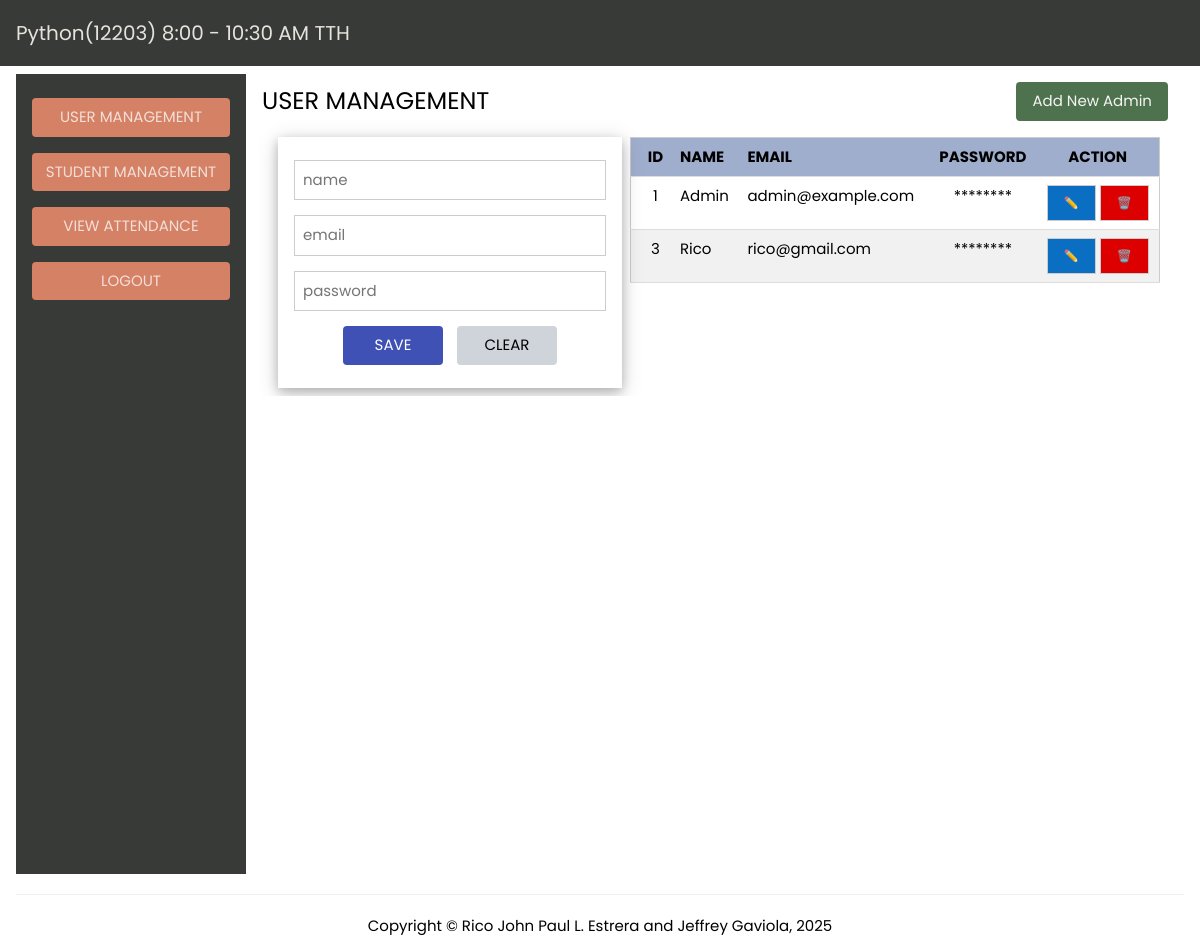
Before: /admin/users (signed in) with the older database file.
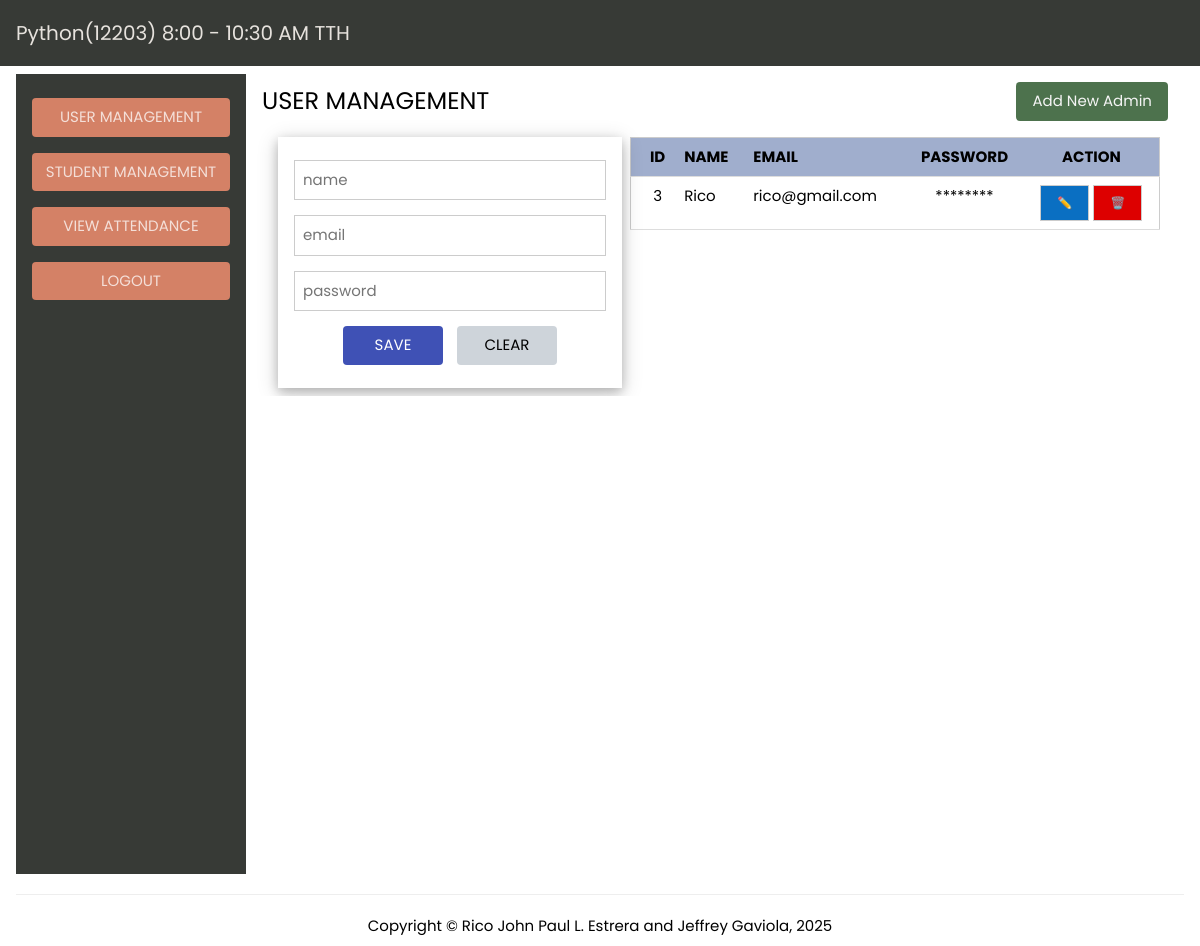
After: the same page with the newer database file.
### tables this page shows
CREATE TABLE users (
                id INTEGER PRIMARY KEY AUTOINCREMENT,
                name TEXT NOT NULL,
                email TEXT UNIQUE NOT NULL,
                password TEXT NOT NULL,
                created_at TIMESTAMP DEFAULT CURRENT_TIMESTAMP
            );

### app.py (the view)
    def decorated_function(*args, **kwargs):
        if 'admin_logged_in' not in session:
            flash('Please login first', 'danger')
            return redirect(url_for('admin_login'))
        return f(*args, **kwargs)

### app.py (called while the page is built)
def login_required(f):
    def decorated_function(*args, **kwargs):
        if 'admin_logged_in' not in session:
            flash('Please login first', 'danger')
            return redirect(url_for('admin_login'))
        return f(*args, **kwargs)
    decorated_function.__name__ = f.__name__
    return decorated_function

@app.route('/admin/users')
@login_required
def user_management():
    users = get_all_users()
    return render_template('user_management.html', users=users)

### db/dbhelper.py (called while the page is built)
def get_db():
    db = sqlite3.connect(DATABASE)
    db.row_factory = sqlite3.Row
    return db

def get_all_users():
    db = get_db()
    users = db.execute('SELECT id, name, email, created_at FROM users ORDER BY id ASC').fetchall()
    db.close()
    return users

### templates/user_management.html (shortened to what this page needs)
{% extends 'base.html' %}
{% block content%}
<div class="w3-row">
    <div class="w3-col sidebar" style="width: 230px; background-color: #373a36; min-height: 100vh;">
        <div class="w3-container w3-padding">
            <a href="{{ url_for('user_management') }}" class="w3-button w3-block w3-margin-top w3-round" style="background-color: #d48166; color: rgba(255, 255, 255, 0.747); white-space: nowrap; padding-left: 8px; padding-right: 8px;">USER MANAGEMENT</a>
            <a href="{{ url_for('student_management') }}" class="w3-button w3-block w3-margin-top w3-round" style="background-color: #d48166; color: rgba(255, 255, 255, 0.747); white-space: nowrap; padding-left: 8px; padding-right: 8px;">STUDENT MANAGEMENT</a>
            <a href="{{ url_for('view_attendance') }}" class="w3-button w3-block w3-margin-top w3-round" style="background-color: #d48166; color: rgba(255, 255, 255, 0.747); white-space: nowrap; padding-left: 8px; padding-right: 8px;">VIEW ATTENDANCE</a>
            <a href="{{ url_for('logout') }}" class="w3-button w3-block w3-margin-top w3-round" style="background-color: #d48166; color: rgba(255, 255, 255, 0.747); white-space: nowrap; padding-left: 8px; padding-right: 8px;">LOGOUT</a>
        </div>
    </div>
    <div class="w3-rest main-content">
        <div class="w3-container w3-padding">
            <div class="w3-row w3-margin-bottom">
                <div class="w3-col m12" style="display: flex; align-items: center; justify-content: space-between; flex-wrap: wrap; gap: 10px;">
                    <h3 style="margin: 0;">USER MANAGEMENT</h3>
                    <button class="w3-button w3-round" style="background-color: #4d724d; color: #f5f5f5" onclick="openAddAdminModal()">Add New Admin</button>
                </div>
            </div>
            <div class="w3-row-padding">
                <div class="w3-col" style="width: 360px;">
                    <div class="w3-card-4 w3-padding">
                        <form method="POST" action="{{ url_for('save_user') }}" id="userForm">
                            <p>
                                <input type="text" name="name" id="name" class="w3-input w3-border" placeholder="name" required>
                            </p>
                            <p>
                                <input type="email" name="email" id="email" class="w3-input w3-border" placeholder="email" required>
                            </p>
                            <p>
                                <input type="password" name="password" id="password" class="w3-input w3-border" placeholder="password" required>
                            </p>
                            <p class="w3-center">
                                <button type="submit" class="w3-button w3-indigo w3-round" style="min-width: 100px;">SAVE</button>
                                <button type="button" class="w3-button w3-round" style="min-width: 100px; margin-left: 10px; background-color: #ced4da;" onclick="clearForm()">CLEAR</button>
                            </p>
                        </form>
                    </div>
                </div>
                <div class="w3-rest" style="margin-left: 20px; overflow-x: auto;">
                    <table class="w3-table-all w3-hoverable" style="min-width: 500px;">
                        <thead>
                            <tr style="background-color: #a0aecd; color: #000000;">
                                <th style="text-align: center;">ID</th>
                                <th>NAME</th>
                                <th>EMAIL</th>
                                <th style="text-align: center;">PASSWORD</th>
                                <th style="text-align: center;">ACTION</th>
                            </tr>
                        </thead>
                        <tbody>
                            {% for user in users %}
                            <tr>
                                <td style="text-align: center;">{{ user['id'] }}</td>
                                <td>{{ user['name'] }}</td>
                                <td>{{ user['email'] }}</td>
                                <td style="text-align: center;">********</td>
                                <td style="text-align: center;">
                                    <button class="w3-button w3-small w3-info w3-border edit-user-btn" data-id="{{ user['id'] }}" data-email="{{ user['email'] }}" data-name="{{ user['name'] }}" style="font-size: 18px;">
                                            ✏️
                                    </button>
                                    <form method="POST" action="{{ url_for('delete_user_route', user_id=user['id']) }}" style="display: inline;" onsubmit="return confirm('Are you sure you want to delete this admin?');">
                                        <button type="submit" class="w3-button w3-small w3-danger w3-border">
                                            🗑️
                                        </button>
                                    </form>
                                </td>
                            </tr>
                            {% endfor %}
                        </tbody>
                    </table>
                </div>
            </div>
        </div>
    </div>
</div>
{% endblock %}

### templates/base.html (shortened to what this page needs)
<!DOCTYPE html>
<html>
<head>
    <link rel="stylesheet" href="{{ url_for('static', filename='css/w3.css') }}">
</head>
<body>
        <div class="w3-bar w3-container w3-padding" style="position: sticky;top: 0; background-color: #373a36;">
            <h4 class="w3-left" style="color: #e6e2dd;">Python(12203) 8:00 - 10:30 AM TTH</h4>
        </div>
        <div class="w3-container w3-padding">
            {% block content%}
            {% endblock %}
            <center>
                <hr/>
                Copyright &copy; Rico John Paul L. Estrera and Jeffrey Gaviola, 2025
            </center>
        </div>
</body>
</html>

### static/css/w3.css (style rules this page uses)
*,*:before,*:after { box-sizing:inherit }
html { -ms-text-size-adjust:100%;-webkit-text-size-adjust:100% }
body { margin:0 }
a { background-color:transparent }
hr { box-sizing:content-box;height:0;overflow:visible }
button,input,select,textarea,optgroup { font:inherit;margin:0 }
button,input { overflow:visible }
button,select { text-transform:none }
button,[type=button],[type=reset],[type=submit] { -webkit-appearance:button }
html,body { font-family:Verdana,sans-serif;font-size:15px;line-height:1.5 }
html { overflow-x:hidden }
h3 { font-size:24px }
h4 { font-size:20px }
h1,h2,h3,h4,h5,h6 { font-family:"Segoe UI",Arial,sans-serif;font-weight:400;margin:10px 0 }
hr { border:0;border-top:1px solid #eee;margin:20px 0 }
a { color:inherit }
.w3-table,.w3-table-all { border-collapse:collapse;border-spacing:0;width:100%;display:table }
.w3-table-all { border:1px solid #ccc }
.w3-bordered tr,.w3-table-all tr { border-bottom:1px solid #ddd }
.w3-table-all tr:nth-child(odd) { background-color:#fff }
.w3-table td,.w3-table th,.w3-table-all td,.w3-table-all th { padding:8px 8px;display:table-cell;text-align:left;vertical-align:top }
.w3-table th:first-child,.w3-table td:first-child,.w3-table-all th:first-child,.w3-table-all td:first-child { padding-left:16px }
.w3-btn,.w3-button { border:none;display:inline-block;padding:8px 16px;vertical-align:middle;overflow:hidden;text-decoration:none;color:inherit;background-color:inherit;text-align:center;cursor:pointer;white-space:nowrap }
.w3-btn,.w3-button { -webkit-touch-callout:none;-webkit-user-select:none;-khtml-user-select:none;-moz-user-select:none;-ms-user-select:none;user-select:none }
.w3-input { padding:8px;display:block;border:none;border-bottom:1px solid #ccc;width:100% }
.w3-bar { width:100%;overflow:hidden }
.w3-block { display:block;width:100% }
.w3-container:after,.w3-container:before,.w3-panel:after,.w3-panel:before,.w3-row:after,.w3-row:before,.w3-row-padding:after,.w3-row-padding:before, .w3-cell-row:before,.w3-cell-row:after,.w3-clear:after,.w3-clear:before,.w3-bar:before,.w3-bar:after { content:"";display:table;clear:both }
.w3-col,.w3-half,.w3-third,.w3-twothird,.w3-threequarter,.w3-quarter { float:left;width:100% }
@media (min-width:601px) { .w3-col.m12 { width:99.99999% } }
.w3-rest { overflow:hidden }
.w3-round,.w3-round-medium { border-radius:4px }
.w3-row-padding,.w3-row-padding>.w3-half,.w3-row-padding>.w3-third,.w3-row-padding>.w3-twothird,.w3-row-padding>.w3-threequarter,.w3-row-padding>.w3-quarter,.w3-row-padding>.w3-col { padding:0 8px }
.w3-container,.w3-panel { padding:0.01em 16px }
.w3-card-4,.w3-hover-shadow:hover { box-shadow:0 4px 10px 0 rgba(0,0,0,0.2),0 4px 20px 0 rgba(0,0,0,0.19) }
.w3-small { font-size:12px!important }
.w3-center { text-align:center!important }
.w3-border { border:1px solid #ccc!important }
.w3-margin-top { margin-top:16px!important }
.w3-margin-bottom { margin-bottom:16px!important }
.w3-padding { padding:8px 16px!important }
.w3-left { float:left!important }
.w3-indigo,.w3-hover-indigo:hover { color:#fff!important;background-color:#3f51b5!important }
.w3-danger { color:#fff!important;background-color:#dd0000!important }
.w3-info { color:#fff!important;background-color:#0a6fc2!important }

### templates/base.html (style rules this page uses)
body, h1, h2, h3, h4, h5, h6, .w3-bar, .w3-button, .w3-card-4, .w3-table, .w3-container, .w3-input, .w3-select, .w3-panel, .w3-modal-content { font-family: 'Poppins', sans-serif !important; }
* { font-family: 'Poppins', sans-serif; }

Changed rows visible on the page:
removed users: id "1", name "Admin", email "admin@example.com"
